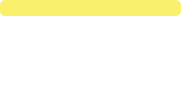
<?xml version="1.0" encoding="UTF-8"?>
<ui version="4.0">
 <class>Widget</class>
 <widget class="QWidget" name="Widget">
  <property name="geometry">
   <rect>
    <x>0</x>
    <y>0</y>
    <width>182</width>
    <height>111</height>
   </rect>
  </property>
  <property name="sizePolicy">
   <sizepolicy hsizetype="Expanding" vsizetype="Expanding">
    <horstretch>0</horstretch>
    <verstretch>0</verstretch>
   </sizepolicy>
  </property>
  <property name="windowTitle">
   <string>niko-dict</string>
  </property>
  <property name="styleSheet">
   <string notr="true">background: transparent;
</string>
  </property>
  <widget class="QWidget" name="verticalLayoutWidget">
   <property name="geometry">
    <rect>
     <x>0</x>
     <y>0</y>
     <width>181</width>
     <height>124</height>
    </rect>
   </property>
   <layout class="QVBoxLayout" name="verticalLayout">
    <item>
     <widget class="QLineEdit" name="input">
      <property name="styleSheet">
       <string notr="true">background-color: rgb(249, 240, 107);
border-radius: 5px;</string>
      </property>
     </widget>
    </item>
    <item>
     <widget class="QTextEdit" name="output">
      <property name="styleSheet">
       <string notr="true"/>
      </property>
     </widget>
    </item>
   </layout>
  </widget>
 </widget>
 <resources/>
 <connections/>
</ui>
